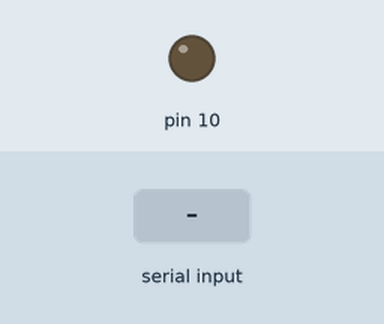
This sketch was run on a simulated Arduino Uno, built with avr-gcc and run on an emulated ATmega328P. On the bench: output pins drawn as LEDs (lit = HIGH). Inputs (shaded band) come from the test bench. What the sketch prints to the serial monitor is not drawn.

Above: at 1.2 s.
1.3 s: byte 30 received over Serial
At 2.1 s:
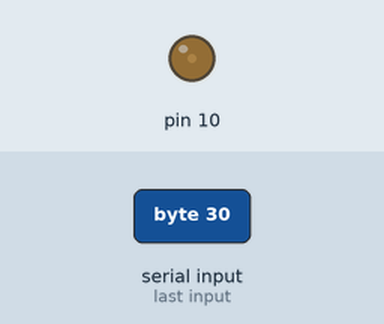
2.8 s: byte 90 received over Serial
At 3.2 s:
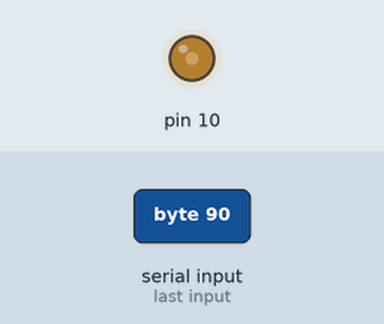
4.3 s: byte 120 received over Serial
At 5.6 s:
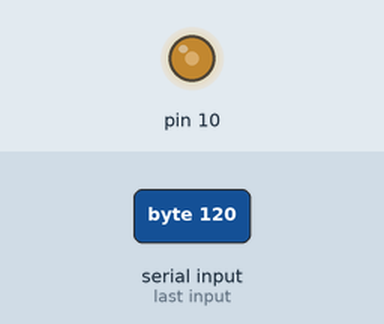
Timing chart, 0 to 7.3 s (numbered marks = the images above; inputs shaded):
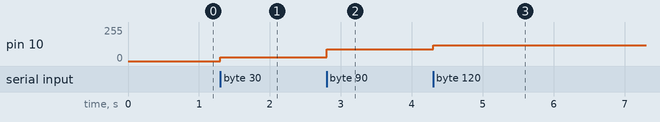

The sketch:

04.P5toArduino_byte_singlevalue.ino
```cpp
void setup() {
 Serial.begin(9600);           // initialize serial communications
}

void loop() {
 if (Serial.available() > 0) { // if there's serial data available
 int inByte = Serial.read();   // read it
 Serial.write(inByte);         // send it back out as raw binary data
 analogWrite(10, inByte);       // use it to set the LED brightness
 }
}
```

Measured:
- after the input at 1.3 s, pin 10: 0/255 → 30/255 at once
- after the input at 2.8 s, pin 10: 30/255 → 90/255 at once
- after the input at 4.3 s, pin 10: 90/255 → 120/255 at once
